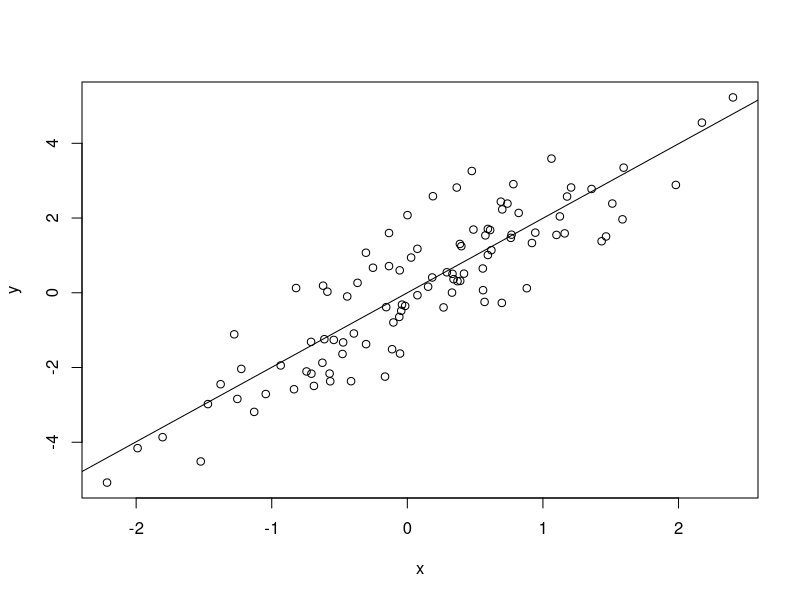

Recreate this plot in R.

set.seed(1)
x=rnorm(100)
y=2*x+rnorm(100)

lm.model = lm(y~x+0)
summary(lm.model)

plot(x,y)
abline(lm.model)

summary.lm(lm.model)$coefficients

lm.model_x_y = lm(x~y+0)
summary(lm.model_x_y)

summary.lm(lm.model_x_y)$coefficients

n = length(x)
X = matrix(data=x, nrow=n, ncol=1)
Y = matrix(data=y, nrow=n, ncol=1)
t = (sqrt(n-1)*sum(X*Y))/sqrt(sum(X^2)*sum(Y^2)-(sum(X*Y))^2)
print(t)

lm.model1 = lm(y~x)
summary(lm.model1)

lm.model2 = lm(x~y)
summary(lm.model2)
